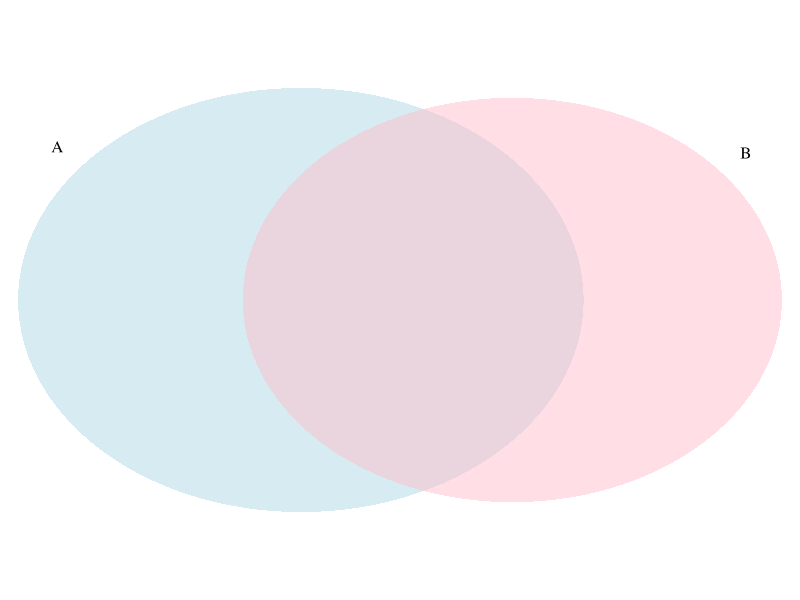
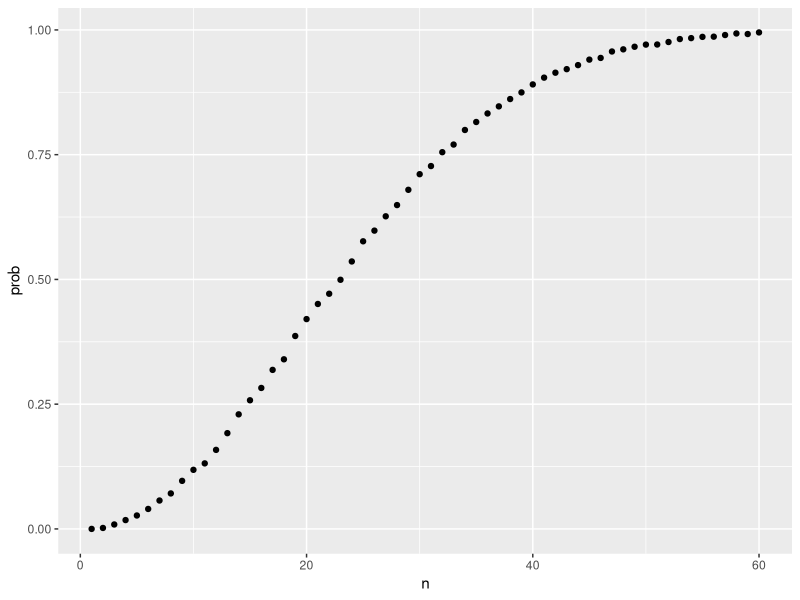
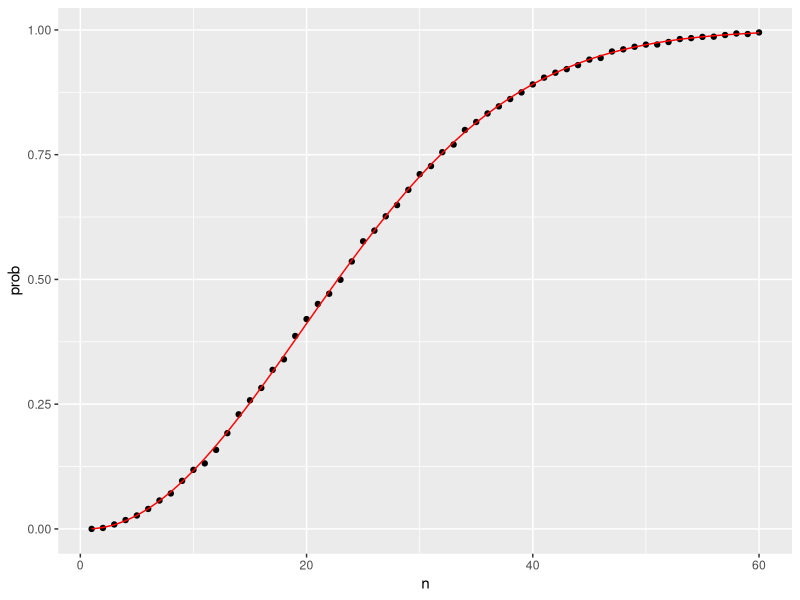
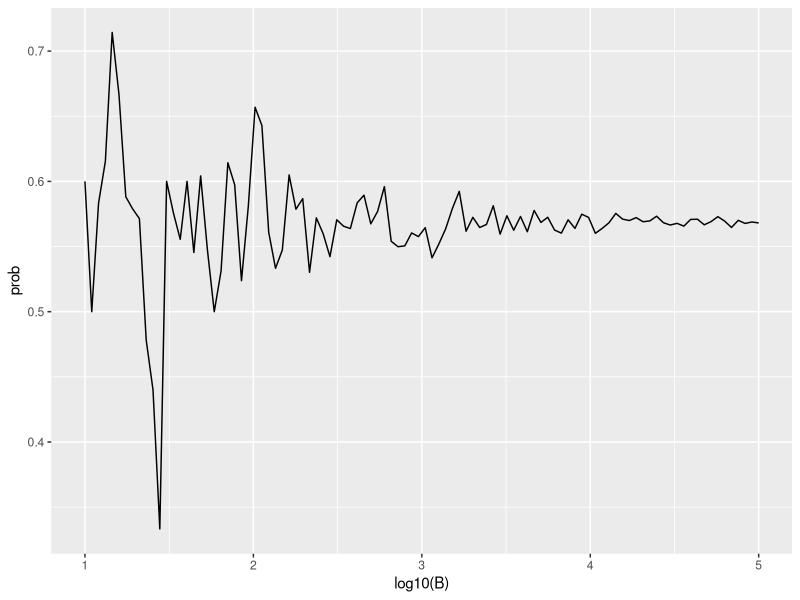

Write the R code that produced these figures, in order.
## ---- chunk 1
beads <- rep(c("red", "blue"), times = c(2,3))
beads
## ---- chunk 2
sample(beads, 1)
## ---- chunk 3
B <- 10000
events <- replicate(B, sample(beads, 1))
## ---- chunk 4
tab <- table(events)
tab
## ---- chunk 5
prop.table(tab)
## ---- chunk 6
set.seed(1986) 
## ---- chunk 7
sample(beads, 5)
sample(beads, 5)
sample(beads, 5)
## ---- chunk 8
events <- sample(beads, B, replace = TRUE)
prop.table(table(events))
## ---- chunk 9
set.seed(1)
## ---- chunk 10
x <- sample(beads, 5)
## ---- chunk 11
x[2:5]
## ---- chunk 12
library(VennDiagram)
grid.newpage()
tmp <- draw.pairwise.venn(22, 20, 11, category = c("A", "B"), 
                   lty = rep("blank", 2), 
                   fill = c("light blue", "pink"), 
                   alpha = rep(0.5, 2),  
                   cat.dist = rep(0.025, 2), cex=0)
## ---- chunk 13
number <- "Three"
suit <- "Hearts"
paste(number, suit)
## ---- chunk 14
paste(letters[1:5], as.character(1:5))
## ---- chunk 15
expand.grid(pants = c("blue", "black"), shirt = c("white", "grey", "plaid"))
## ---- chunk 16
suits <- c("Diamonds", "Clubs", "Hearts", "Spades")
numbers <- c("Ace", "Deuce", "Three", "Four", "Five", "Six", "Seven", 
             "Eight", "Nine", "Ten", "Jack", "Queen", "King")
deck <- expand.grid(number=numbers, suit=suits)
deck <- paste(deck$number, deck$suit)
## ---- chunk 17
kings <- paste("King", suits)
mean(deck %in% kings)
## ---- chunk 18
library(gtools)
permutations(3, 2)
## ---- chunk 19
all_phone_numbers <- permutations(10, 7, v = 0:9)
n <- nrow(all_phone_numbers)
index <- sample(n, 5)
all_phone_numbers[index,]
## ---- chunk 20
hands <- permutations(52, 2, v = deck)
## ---- chunk 21
first_card <- hands[,1]
second_card <- hands[,2]
## ---- chunk 22
kings <- paste("King", suits)
sum(first_card %in% kings)
## ---- chunk 23
sum(first_card %in% kings & second_card %in% kings) / sum(first_card %in% kings)
## ---- chunk 24
mean(first_card %in% kings & second_card %in% kings) / mean(first_card %in% kings)
## ---- chunk 25
combinations(3,2)
## ---- chunk 26
aces <- paste("Ace", suits)

facecard <- c("King", "Queen", "Jack", "Ten")
facecard <- expand.grid(number = facecard, suit = suits)
facecard <- paste(facecard$number, facecard$suit)

hands <- combinations(52, 2, v = deck)
mean(hands[,1] %in% aces & hands[,2] %in% facecard)
## ---- chunk 27
mean((hands[,1] %in% aces & hands[,2] %in% facecard) |
       (hands[,2] %in% aces & hands[,1] %in% facecard))
## ---- chunk 28
hand <- sample(deck, 2)
hand
## ---- chunk 29
(hands[1] %in% aces & hands[2] %in% facecard) | 
  (hands[2] %in% aces & hands[1] %in% facecard)
## ---- chunk 30
blackjack <- function(){
   hand <- sample(deck, 2)
  (hand[1] %in% aces & hand[2] %in% facecard) | 
    (hand[2] %in% aces & hand[1] %in% facecard)
}
## ---- chunk 31
blackjack()
## ---- chunk 32
B <- 10000
results <- replicate(B, blackjack())
mean(results)
## ---- chunk 33
B <- 10000
monty_hall <- function(strategy){
  doors <- as.character(1:3)
  prize <- sample(c("car", "goat", "goat"))
  prize_door <- doors[prize == "car"]
  my_pick  <- sample(doors, 1)
  show <- sample(doors[!doors %in% c(my_pick, prize_door)],1)
  stick <- my_pick
  stick == prize_door
  switch <- doors[!doors%in%c(my_pick, show)]
  choice <- ifelse(strategy == "stick", stick, switch)
  choice == prize_door
}
stick <- replicate(B, monty_hall("stick"))
mean(stick)
switch <- replicate(B, monty_hall("switch"))
mean(switch)
## ---- chunk 34
set.seed(1)
## ---- chunk 35
n <- 50
bdays <- sample(1:365, n, replace = TRUE)
## ---- chunk 36
duplicated(c(1,2,3,1,4,3,5))
## ---- chunk 37
any(duplicated(bdays))
## ---- chunk 38
B <- 10000
same_birthday <- function(n){
  bdays <- sample(1:365, n, replace=TRUE)
  any(duplicated(bdays))
}
results <- replicate(B, same_birthday(50))
mean(results)
## ---- chunk 39
compute_prob <- function(n, B=10000){
  results <- replicate(B, same_birthday(n))
  mean(results)
}
## ---- chunk 40
n <- seq(1,60)
prob <- sapply(n, compute_prob)
## ---- chunk 41
library(tidyverse)
prob <- sapply(n, compute_prob)
qplot(n, prob)
## ---- chunk 42
exact_prob <- function(n){
  prob_unique <- seq(365,365-n+1)/365 
  1 - prod( prob_unique)
}
eprob <- sapply(n, exact_prob)
qplot(n, prob) + geom_line(aes(n, eprob), col = "red")
## ---- chunk 43
B <- 10^seq(1, 5, len = 100)
compute_prob <- function(B, n=25){
  same_day <- replicate(B, same_birthday(n))
  mean(same_day)
}
prob <- sapply(B, compute_prob)
qplot(log10(B), prob, geom = "line")
